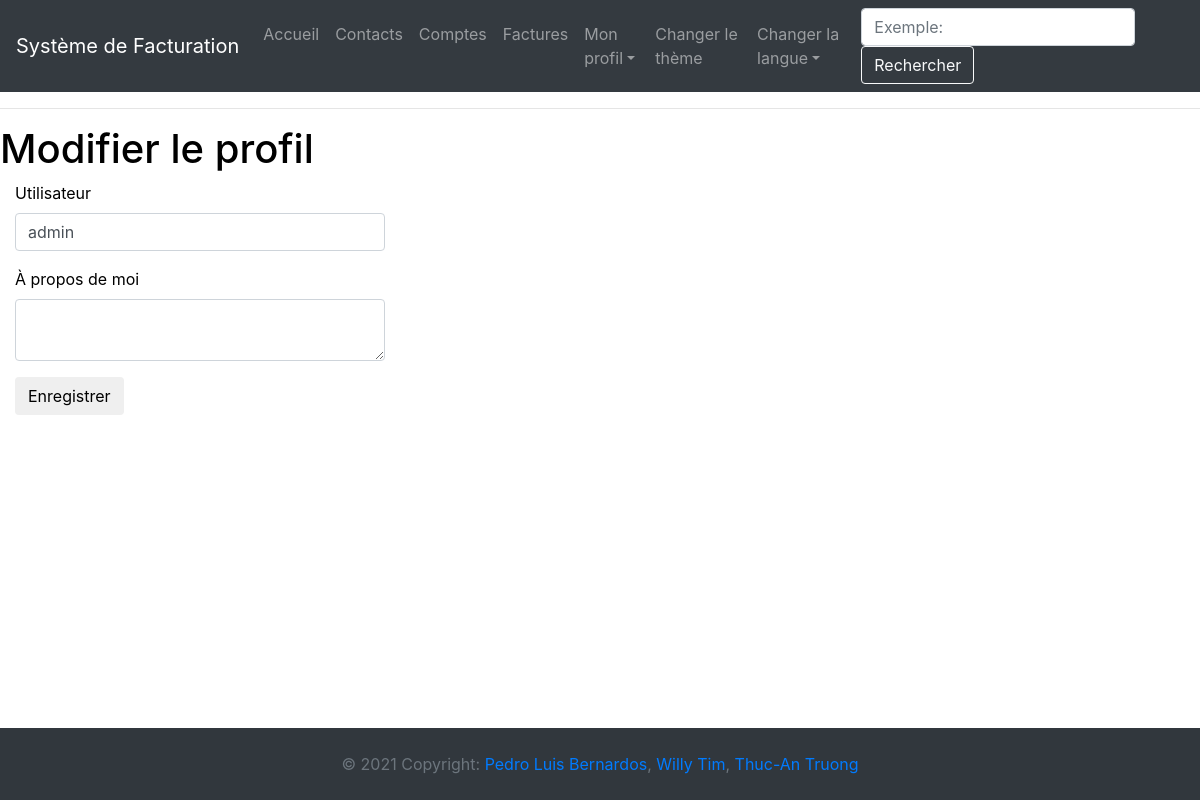
The page /edit_profile (signed in) on the database as committed earlier.
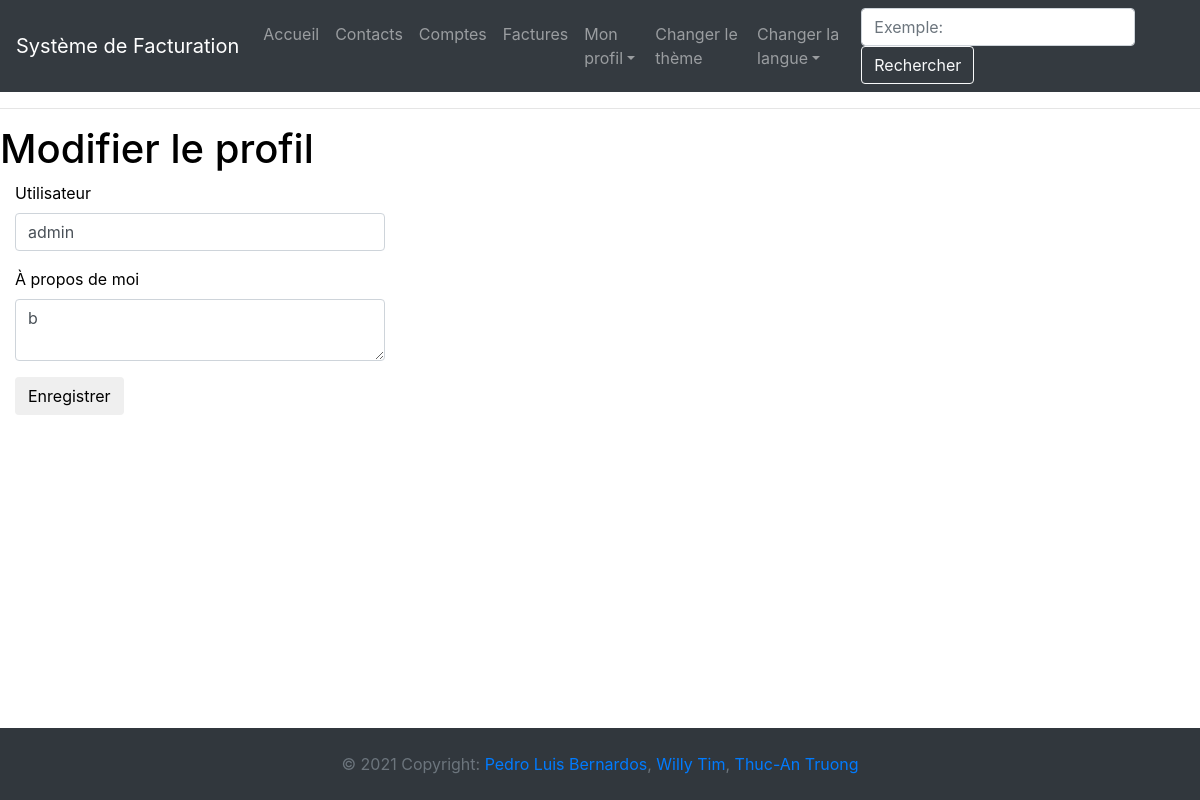
The same page on the database as committed later.
### app/models.py (models this page shows, shortened)
class User(UserMixin, db.Model):
    __tablename__ = "user"
    id = db.Column(db.Integer, primary_key=True)
    username = db.Column(db.String(64), index=True, unique=True)
    email = db.Column(db.String(120), index=True, unique=True)
    password_hash = db.Column(db.String(128))
    about_me = db.Column(db.String(140))
    last_seen = db.Column(db.DateTime, default=datetime.utcnow)
    profil_courrant = db.Column(db.Integer)
    profilEntreprise = db.relationship('CompanyProfil', back_populates="user")
    contact = db.relationship('Contact', back_populates="user")
    compte = db.relationship('Compte', back_populates="user")
    facture = db.relationship('Facture', back_populates="user")

### app/user/routes.py (the view)
@bp.route('/edit_profile', methods=['GET', 'POST'])
@login_required
def edit_profile():
    try:
        form = EditProfileForm(current_user.username)
        if form.validate_on_submit():
            current_user.username = form.username.data
            current_user.about_me = form.about_me.data
            db.session.commit()
            flash(_('Les modifications ont été sauvegardées.'))
            return redirect(url_for('user.user', username=current_user.username))
        elif request.method == 'GET':
            form.username.data = current_user.username
            form.about_me.data = current_user.about_me
        return render_template('user/edit_profile.html', title=_('Modifier votre profil'),form=form)
    except:
        error_string = _('Il y a eu une erreur avec la modification du profil.')
        return render_template('errors/error.html', title=_('Erreur'), error=error_string)

### app/user/forms.py (shortened to what this page needs)
class EditProfileForm(FlaskForm):
    username = StringField(_l('Utilisateur'), validators=[DataRequired(message=_l("Veuillez saisir un nom d'utilisateur"))])
    about_me = TextAreaField(_l('À propos de moi'), validators=[Length(min=0, max=140)])
    submit = SubmitField(_l('Enregistrer'))
    def __init__(self, original_username, *args, **kwargs):
        super(EditProfileForm, self).__init__(*args, **kwargs)
        self.original_username = original_username

### app/__init__.py (called while the page is built)
@app.context_processor
def inject_conf_var():
    return dict(AVAILABLE_LANGUAGES=app.config['LANGUAGES'], CURRENT_LANGUAGE=session.get('language',request.accept_languages.best_match(app.config['LANGUAGES'].keys())))

### app/models.py (called while the page is built)
@login.user_loader
def load_user(id):
    return User.query.get(int(id))

### app/routes.py (called while the page is built)
@app.before_request
def before_request():
    if current_user.is_authenticated:
        current_user.last_seen = datetime.utcnow()
        db.session.commit()

### app/templates/user/edit_profile.html
{% extends "base.html" %}
{% import 'bootstrap/wtf.html' as wtf %}
{% block app_content %}
    <h1>{{ _('Modifier le profil') }}</h1>
    <div class="form-group">
        <div class="col-md-4">
            {{ wtf.quick_form(form) }}
        </div>
    </div>
{% endblock %}

Rows that differ between the two databases and show on the page:
changed User "admin": about_me (not shown) → "b"
